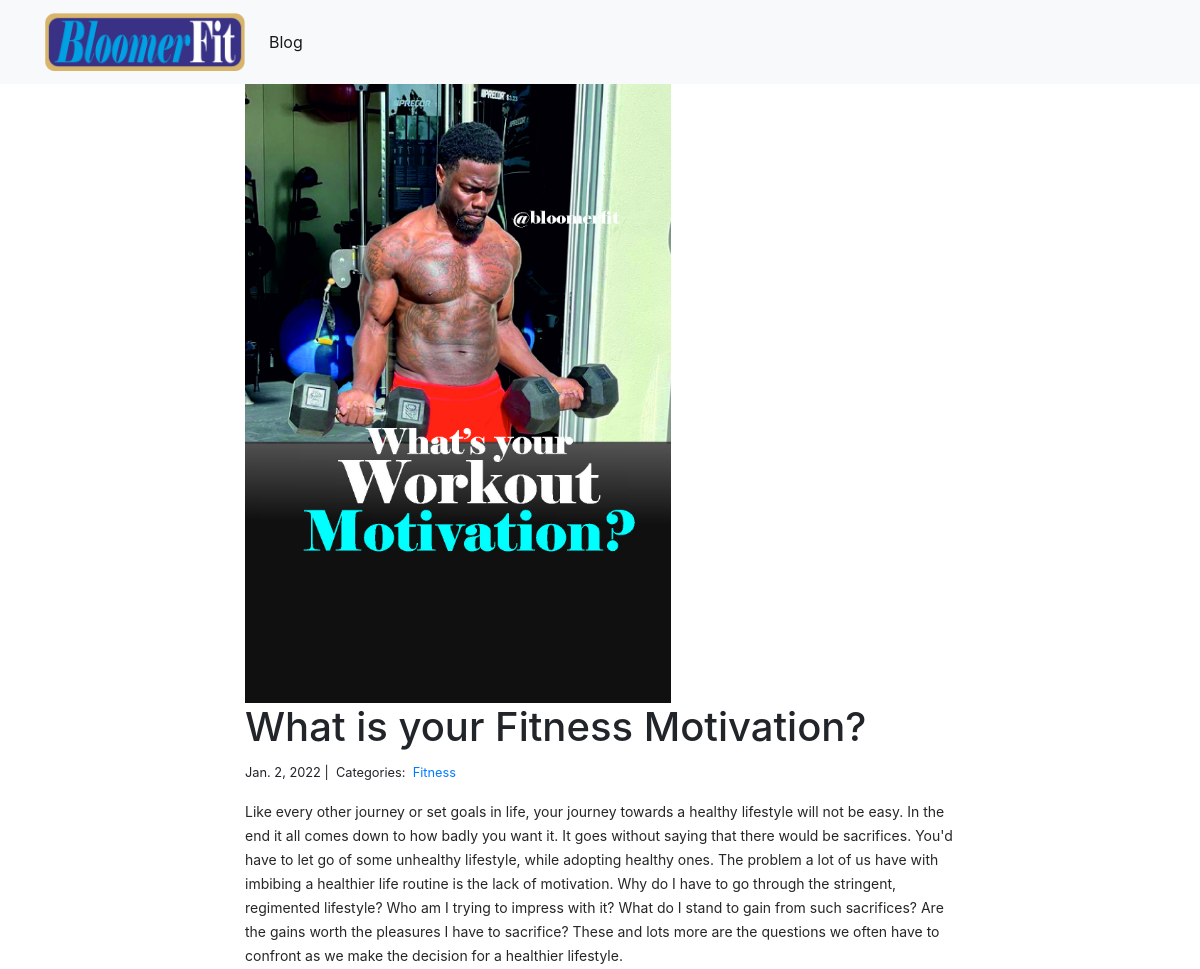
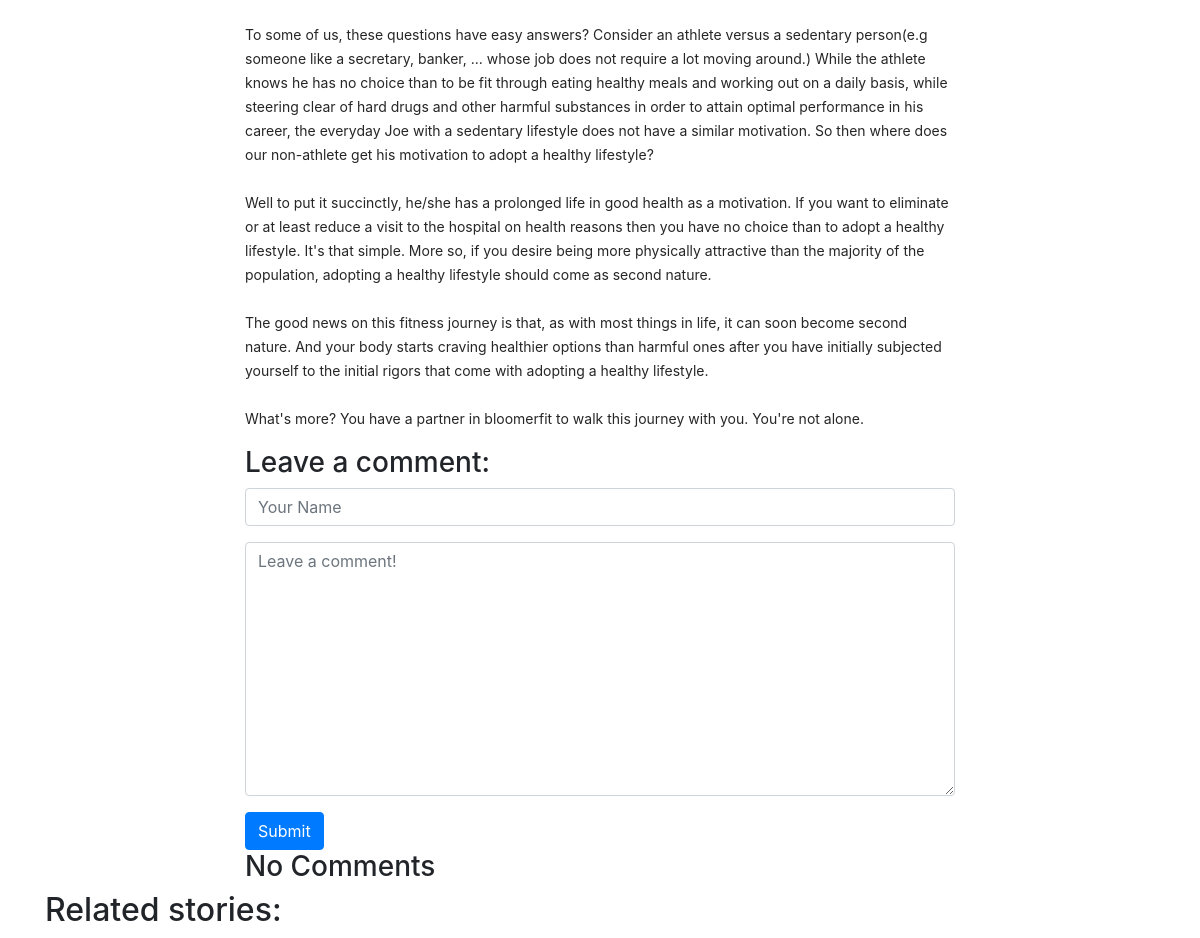
Page /blog/3/ on the committed database (2 pictures, top to bottom).
### blog/models.py (models this page shows, shortened)
class Post(models.Model):
    title = models.CharField(max_length=255)
    body = HTMLField()
    created_on = models.DateTimeField(auto_now_add=True)
    last_modified = models.DateTimeField(auto_now=True)
    categories = models.ManyToManyField('Category', related_name='posts')
    image = models.FilePathField(path="C:/Users/USER/Desktop/fitnfine/fitness/blog/static/img")

class Category(models.Model):
    name = models.CharField(max_length=20)

### blog/views.py (the view, shortened to what this page needs)
# urls.py: path("<int:pk>/", views.blog_detail, name="blog_detail"),
def blog_detail(request, pk):
    post = Post.objects.get(pk=pk)
    object_list = Post.objects.all().exclude(id=post.id)
    form = CommentForm()
    comments = Comment.objects.filter(post=post)
    num_of_comments = len(comments)
    context = {
        "post": post,
        "comments": comments,
        "form": form,
        "object_list":object_list,
        "num_of_comments":num_of_comments
    }
    return render(request, "blog/blog_detail.html", context)

### blog/forms.py
class CommentForm(forms.Form):
    author = forms.CharField(
        max_length=60,
        widget=forms.TextInput(attrs={
            "class": "form-control",
            "placeholder": "Your Name"
        })
    )
    body = forms.CharField(widget=forms.Textarea(
        attrs={
            "class": "form-control",
            "placeholder": "Leave a comment!"
        })
    )

### blog/templates/blog/blog_detail.html (shortened to what this page needs)
{% extends "blog/base.html" %}
{% load static %}
{% block body %}
<div class="col-md-8 offset-md-2">
    <img  src="{% static post.image %}" alt="image" width="60%">
    <h1>{{ post.title }}</h1>
    <small>
        {{ post.created_on.date }} |&nbsp;
        Categories:&nbsp;
        {% for category in post.categories.all %}
        <a href="{% url 'blog:blog_category' category.name %}">
            {{ category.name }}
        </a>&nbsp;
        {% endfor %}
    </small>
    <p>{{ post.body| safe | linebreaks }}</p>
    <h3>Leave a comment:</h3>
    <form action="/blog/{{ post.pk }}/" method="post">
        <div class="form-group">
            {{ form.author }}
        </div>
        <div class="form-group">
            {{ form.body }}
        </div>
        <button type="submit" class="btn btn-primary">Submit</button>
    </form>
    {% for comment in comments %}
    <div style="border: 1.5px dashed green; border-radius: 5px; position: relative; padding: 15px">
        <img src="{% static 'img/profile_avatar.png' %}" style="width: 65px; float: right;">
    <p>
        On {{comment.created_on.date }}&nbsp;
        <b>{{ comment.author }}</b> wrote:
    </p>
    <p>{{ comment.body }}</p>
    </div>
    <hr>
    {% empty %}
    <h3>No Comments</h3>
   {% endfor %}
</div>
<h2>Related stories:</h2>
{% endblock %}

### rows in the picture
Post: image (picture), title "What is your Fitness Motivation?", created_on "Jan. 2, 2022", body "Like every other journey or set goals in life, your journey towards a healthy lifestyle will not be easy. In the end it all comes down to how badly you want it. It goes without saying that there would be sacrifices. You'd have to let go of some unhealthy lifestyle, while adopting healthy ones. The problem a lot of us have with imbibing a healthier life routine is the lack of motivation. Why do I have to go through the stringent, regimented lifestyle? Who am I trying to impress with it? What do I stand to gain from such sacrifices? Are the gains worth the pleasures I have to sacrifice? These and lots more are the questions we often have to confront as we make the decision for a healthier…"
Category: name "Fitness"
